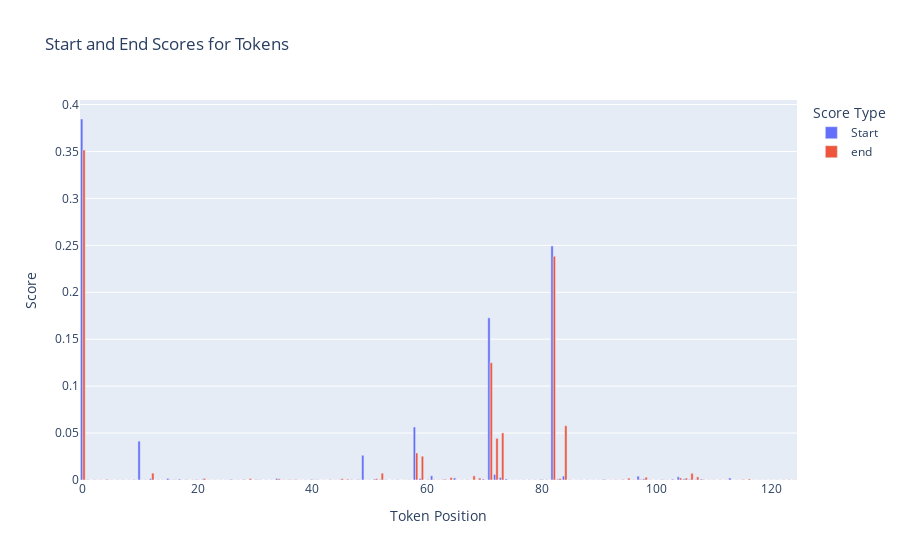

Source (notebook cell):
### Code cell
context = "The giraffe is a large African hoofed mammal belonging to the genus Giraffa. It is the tallest living terrestrial animal and the largest ruminant on Earth. Traditionally, giraffes have been thought of as one species, Giraffa camelopardalis, with nine subspecies. Most recently, researchers proposed dividing them into four extant species due to new research into their mitochondrial and nuclear DNA, and individual species can be distinguished by their fur coat patterns. Seven other extinct species of Giraffa are known from the fossil record."
question = "How many dog species are there?"
answer, confidence_score, scores_df = predict_answer(context, question)
print(answer, confidence_score)

px.bar(scores_df, x = "Token Position", y = "Score", color="Score Type", barmode="group", title="Start and End Scores for Tokens")
